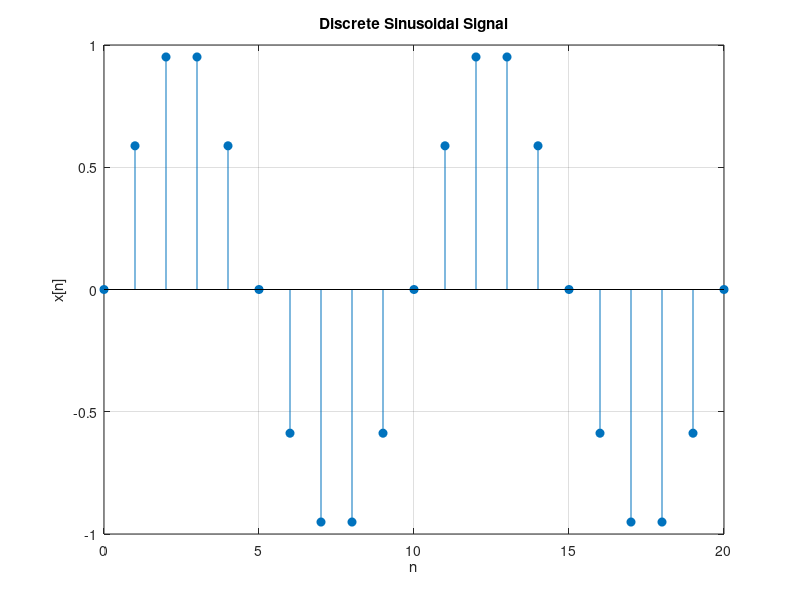

The MATLAB source for this figure:
% Question 1: Write a MATLAB program to generate and plot a discrete-time
% sinusoidal signal with amplitude = 1, normalized frequency = 0.1
% cycles/sample, phase = 0, for n = 0 to 20.

clc;
clear;
close all;
n = 0:20;
A = 1;
f = 0.1;
phi = 0;
x = A*sin(2*pi*f*n + phi);
stem(n, x, 'filled');
grid on;
xlabel('n');
ylabel('x[n]');
title('Discrete Sinusoidal Signal');
